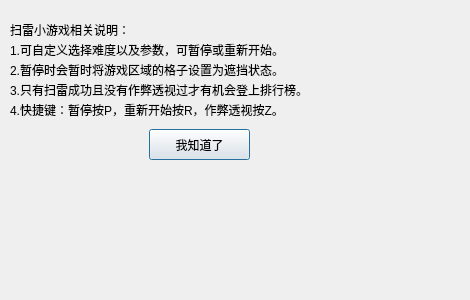
<?xml version="1.0" encoding="UTF-8"?>
<ui version="4.0">
 <class>InstructionDialog</class>
 <widget class="QDialog" name="InstructionDialog">
  <property name="geometry">
   <rect>
    <x>0</x>
    <y>0</y>
    <width>470</width>
    <height>300</height>
   </rect>
  </property>
  <property name="windowTitle">
   <string>扫雷小游戏相关说明</string>
  </property>
  <widget class="QPushButton" name="pushButton">
   <property name="geometry">
    <rect>
     <x>149</x>
     <y>129</y>
     <width>101</width>
     <height>31</height>
    </rect>
   </property>
   <property name="text">
    <string>我知道了</string>
   </property>
  </widget>
  <widget class="QLabel" name="label">
   <property name="geometry">
    <rect>
     <x>10</x>
     <y>20</y>
     <width>361</width>
     <height>20</height>
    </rect>
   </property>
   <property name="text">
    <string>扫雷小游戏相关说明：</string>
   </property>
  </widget>
  <widget class="QLabel" name="label_2">
   <property name="geometry">
    <rect>
     <x>10</x>
     <y>40</y>
     <width>511</width>
     <height>20</height>
    </rect>
   </property>
   <property name="text">
    <string>1.可自定义选择难度以及参数，可暂停或重新开始。</string>
   </property>
  </widget>
  <widget class="QLabel" name="label_3">
   <property name="geometry">
    <rect>
     <x>10</x>
     <y>60</y>
     <width>511</width>
     <height>20</height>
    </rect>
   </property>
   <property name="text">
    <string>2.暂停时会暂时将游戏区域的格子设置为遮挡状态。</string>
   </property>
  </widget>
  <widget class="QLabel" name="label_4">
   <property name="geometry">
    <rect>
     <x>10</x>
     <y>80</y>
     <width>521</width>
     <height>20</height>
    </rect>
   </property>
   <property name="text">
    <string>3.只有扫雷成功且没有作弊透视过才有机会登上排行榜。</string>
   </property>
  </widget>
  <widget class="QLabel" name="label_5">
   <property name="geometry">
    <rect>
     <x>10</x>
     <y>99</y>
     <width>511</width>
     <height>21</height>
    </rect>
   </property>
   <property name="text">
    <string>4.快捷键：暂停按P，重新开始按R，作弊透视按Z。</string>
   </property>
  </widget>
 </widget>
 <resources/>
 <connections>
  <connection>
   <sender>pushButton</sender>
   <signal>clicked()</signal>
   <receiver>InstructionDialog</receiver>
   <slot>close()</slot>
   <hints>
    <hint type="sourcelabel">
     <x>149</x>
     <y>149</y>
    </hint>
    <hint type="destinationlabel">
     <x>199</x>
     <y>149</y>
    </hint>
   </hints>
  </connection>
 </connections>
</ui>
